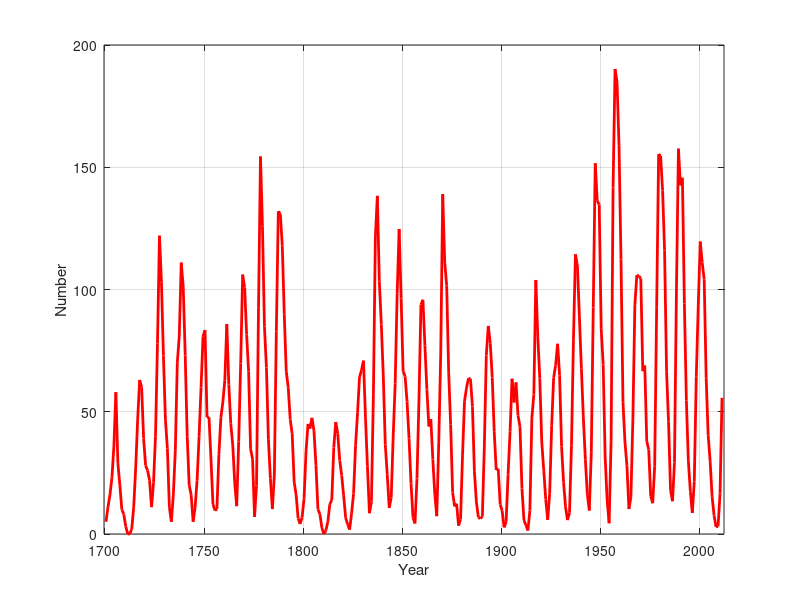

Recreate this plot in MATLAB.
% USAGE: dr_Plot_Sunspot_Series
%

% Created by Prof. H. Bozdogan
%            Department of Business Analytics & Statistics
%            The University of Tennessee
%            Knoxville, TN, 37996, USA
%
%It is free for distribution. Used for Stat 575: Time Series Analysis
%Created: January 13, 2015.  


% Example to demonstrate
%
% Basic syntax
% Writing a script
% Loading ascii data file into matlab
% Calling a "built-in" function
% Plotting a time series
%

% Clear the slate
close all; % close all existing  figure windows
clear; % clear all variables in workspace
clc ; % clear command screen


D=load('yearssn.dat'); % read the file of input data into 2-col numeric matrix D; year is first col,ss number the second col


% Store year as vector yr, sunspot number as vector x
yr=D(:,1);
x= D(:,2);

meanx=mean(x); % calculate mean

%Plot sunspot number and line at mean sunspot number
% h=plot(yr,x,[yr(1) yr(end)],[meanx meanx]);
h=plot(yr,x,'r','Linewidth',2);
xlabel('Year')
ylabel('Number');

% restrict x axis to one year either side of data
xlims = [yr(1)-1 yr(end)+1];
set(gca,'XLim',xlims); % Xlim property of current axis set to xlims

%legend('Zurich Sunspot Number','Mean')
%legend('Zurich Sunspot Number','Mean')
grid on;

% set(h(1),'Marker','o')
% set(gca,'FontSize',14,'XLim',[1850 1950])

figure(1);  % Bring the figure forward on screen